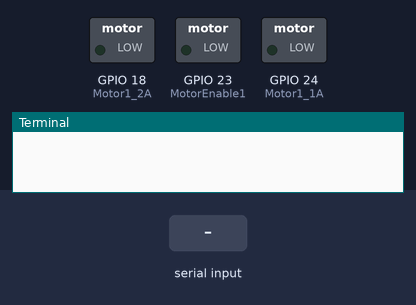
Bench run of a program on a simulated Raspberry Pi (BCM pin numbers). Parts: switched loads named in the program (green lamp = pin HIGH), the last lines printed to the terminal. The inputs (shaded band) are chosen by the test bench.

Above: at 1.2 s.
1.3 s: "1" typed at the terminal
At 1.9 s:
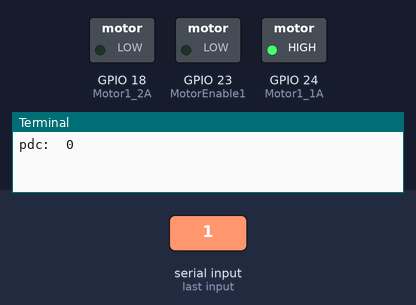
2.8 s: "w" typed at the terminal
At 3.1 s:
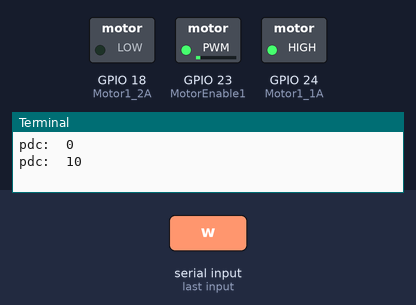
4.3 s: "0" typed at the terminal
At 5.4 s:
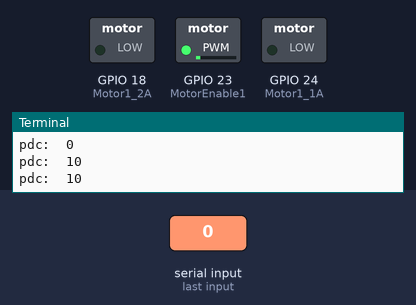
5.8 s: "2" typed at the terminal
At 6.5 s:
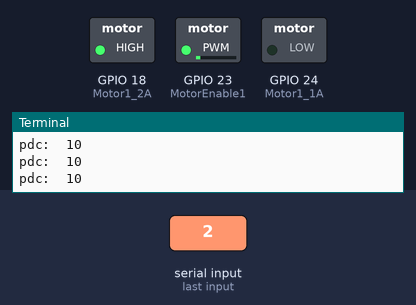
7.3 s: "s" typed at the terminal
At 7.7 s:
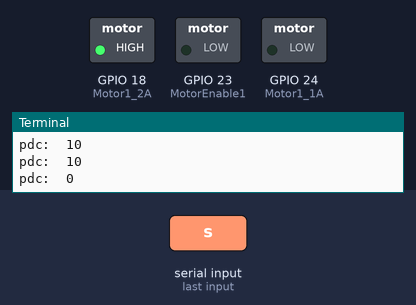
Timing chart, 0 to 9.8 s (numbered marks = the images above; inputs shaded):
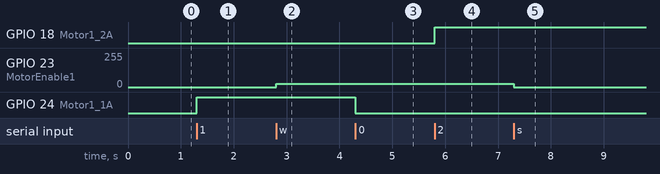

Measured:
- after the input at 1.3 s, GPIO 24 (Motor1_1A): LOW → HIGH at once
- after the input at 2.8 s, GPIO 23 (MotorEnable1): 0/255 → 26/255 at once
- after the input at 4.3 s, GPIO 24 (Motor1_1A): HIGH → LOW at once
- after the input at 5.8 s, GPIO 18 (Motor1_2A): LOW → HIGH at once
- after the input at 7.3 s, GPIO 23 (MotorEnable1): 26/255 → 0/255 at once

The program:

motor_pwm.py
```python
#!/usr/bin/python
import RPi.GPIO as GPIO
from time import sleep
import sys

MotorEnable1 = 23
Motor1_1A = 24
Motor1_2A = 18
MotorRechts = 1
Vorwaerts = 1
Rueckwaerts = 2
Stopp = 0

GPIO.setmode(GPIO.BCM)
GPIO.setwarnings(False)
GPIO.setup(MotorEnable1, GPIO.OUT)
GPIO.setup(Motor1_1A, GPIO.OUT)
GPIO.setup(Motor1_2A, GPIO.OUT)
p = GPIO.PWM(MotorEnable1, 100)
p.start(0)


def motor(motor, move):
	if motor == 1:
		# Motor aus
		if move == 0:
			GPIO.output(Motor1_1A, GPIO.LOW)
			GPIO.output(Motor1_2A, GPIO.LOW)
		#Motor1 Vorwaerts
		if move == 1:
			GPIO.output(Motor1_1A, GPIO.HIGH)
			GPIO.output(Motor1_2A, GPIO.LOW)
		#Motor1 Rueckwaerts
		if move == 2:
			GPIO.output(Motor1_1A, GPIO.LOW)
			GPIO.output(Motor1_2A, GPIO.HIGH)

def move(cmd):
	"""Koordiniert Bewegen"""
	if cmd == 1: # vorwaerts
		motor(MotorRechts, Vorwaerts)
	if cmd == 2: # rueckwarts
		motor(MotorRechts, Rueckwaerts)
	if cmd == 0: # stop
		motor(MotorRechts, Stopp)


def main():
	GPIO.output(MotorEnable1, GPIO.HIGH)

	dc = 0
	pdc = 0
	try:
		while True:
			c = sys.stdin.read(1)
			if c == '0': move(0)
			if c == '1': move(1)
			if c == '2': move(2)
			if c == 'w':
				pdc = pdc + 10
			if c == 's':
				pdc = pdc - 10

			if pdc <= 0:
				pdc = 0
			if pdc >= 100:
				pdc = 100

			print ("pdc: " , pdc)
			p.ChangeDutyCycle(pdc)

	except KeyboardInterrupt:
		# Motor aus
		move(0)
        GPIO.cleanup()

if __name__ == '__main__':
	main()
```
